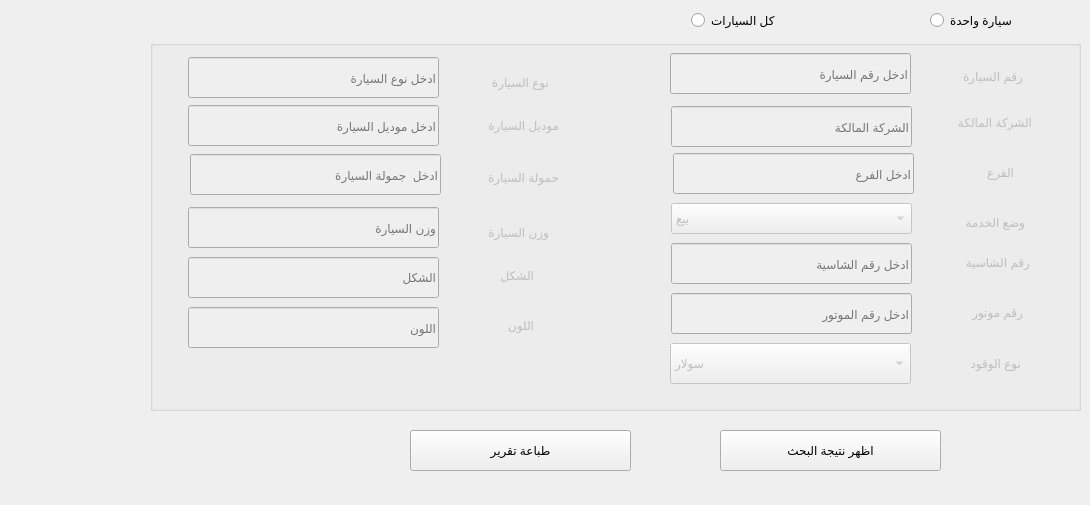
      <widget class="QWidget" name="tab_5">
       <attribute name="title">
        <string>السيارات</string>
       </attribute>
       <widget class="QRadioButton" name="radioButton_3">
        <property name="geometry">
         <rect>
          <x>691</x>
          <y>10</y>
          <width>101</width>
          <height>21</height>
         </rect>
        </property>
        <property name="text">
         <string>كل السيارات</string>
        </property>
       </widget>
       <widget class="QRadioButton" name="radioButton_4">
        <property name="geometry">
         <rect>
          <x>930</x>
          <y>10</y>
          <width>111</width>
          <height>21</height>
         </rect>
        </property>
        <property name="text">
         <string>سيارة واحدة</string>
        </property>
       </widget>
       <widget class="QGroupBox" name="groupBox_22">
        <property name="enabled">
         <bool>false</bool>
        </property>
        <property name="geometry">
         <rect>
          <x>150</x>
          <y>40</y>
          <width>931</width>
          <height>371</height>
         </rect>
        </property>
        <property name="title">
         <string/>
        </property>
        <widget class="QLabel" name="label_62">
         <property name="geometry">
          <rect>
           <x>790</x>
           <y>73</y>
           <width>92</width>
           <height>18</height>
          </rect>
         </property>
         <property name="text">
          <string>الشركة المالكة</string>
         </property>
        </widget>
        <widget class="QLabel" name="label_69">
         <property name="geometry">
          <rect>
           <x>800</x>
           <y>173</y>
           <width>75</width>
           <height>18</height>
          </rect>
         </property>
         <property name="text">
          <string>وضع الخدمة</string>
         </property>
        </widget>
        <widget class="QLabel" name="label_70">
         <property name="geometry">
          <rect>
           <x>318</x>
           <y>227</y>
           <width>66</width>
           <height>17</height>
          </rect>
         </property>
         <property name="text">
          <string>الشكل</string>
         </property>
        </widget>
        <widget class="QLineEdit" name="le_car_load_2">
         <property name="geometry">
          <rect>
           <x>40</x>
           <y>114</y>
           <width>251</width>
           <height>41</height>
          </rect>
         </property>
         <property name="placeholderText">
          <string>ادخل  جمولة السيارة</string>
         </property>
        </widget>
        <widget class="QComboBox" name="cm_full_kind_2">
         <property name="geometry">
          <rect>
           <x>520</x>
           <y>303</y>
           <width>241</width>
           <height>41</height>
          </rect>
         </property>
         <item>
          <property name="text">
           <string>سولار</string>
          </property>
         </item>
         <item>
          <property name="text">
           <string>بنزين </string>
          </property>
         </item>
        </widget>
        <widget class="QLabel" name="label_71">
         <property name="geometry">
          <rect>
           <x>800</x>
           <y>313</y>
           <width>71</width>
           <height>21</height>
          </rect>
         </property>
         <property name="text">
          <string>نوع الوقود</string>
         </property>
        </widget>
        <widget class="QLabel" name="label_72">
         <property name="geometry">
          <rect>
           <x>318</x>
           <y>177</y>
           <width>81</width>
           <height>31</height>
          </rect>
         </property>
         <property name="text">
          <string>وزن السيارة</string>
         </property>
        </widget>
        <widget class="QLabel" name="label_73">
         <property name="geometry">
          <rect>
           <x>328</x>
           <y>27</y>
           <width>71</width>
           <height>31</height>
          </rect>
         </property>
         <property name="text">
          <string>نوع السيارة</string>
         </property>
        </widget>
        <widget class="QLabel" name="label_74">
         <property name="geometry">
          <rect>
           <x>830</x>
           <y>123</y>
           <width>34</width>
           <height>18</height>
          </rect>
         </property>
         <property name="text">
          <string>الفرع</string>
         </property>
        </widget>
        <widget class="QLineEdit" name="le_car_kind_2">
         <property name="geometry">
          <rect>
           <x>38</x>
           <y>17</y>
           <width>251</width>
           <height>41</height>
          </rect>
         </property>
         <property name="placeholderText">
          <string>ادخل نوع السيارة</string>
         </property>
        </widget>
        <widget class="QLabel" name="label_75">
         <property name="geometry">
          <rect>
           <x>318</x>
           <y>277</y>
           <width>66</width>
           <height>17</height>
          </rect>
         </property>
         <property name="text">
          <string>اللون</string>
         </property>
        </widget>
        <widget class="QLabel" name="label_76">
         <property name="geometry">
          <rect>
           <x>800</x>
           <y>27</y>
           <width>73</width>
           <height>18</height>
          </rect>
         </property>
         <property name="text">
          <string>رقم السيارة</string>
         </property>
        </widget>
        <widget class="QLabel" name="label_77">
         <property name="geometry">
          <rect>
           <x>308</x>
           <y>70</y>
           <width>101</width>
           <height>31</height>
          </rect>
         </property>
         <property name="text">
          <string>موديل السيارة</string>
         </property>
        </widget>
        <widget class="QLineEdit" name="le_shaceh_number_2">
         <property name="geometry">
          <rect>
           <x>521</x>
           <y>203</y>
           <width>241</width>
           <height>41</height>
          </rect>
         </property>
         <property name="placeholderText">
          <string>ادخل رقم الشاسية</string>
         </property>
        </widget>
        <widget class="QLineEdit" name="le_car_number_2">
         <property name="geometry">
          <rect>
           <x>520</x>
           <y>13</y>
           <width>241</width>
           <height>41</height>
          </rect>
         </property>
         <property name="placeholderText">
          <string>ادخل رقم السيارة</string>
         </property>
        </widget>
        <widget class="QLineEdit" name="le_car_model_2">
         <property name="geometry">
          <rect>
           <x>38</x>
           <y>65</y>
           <width>251</width>
           <height>41</height>
          </rect>
         </property>
         <property name="placeholderText">
          <string>ادخل موديل السيارة</string>
         </property>
        </widget>
        <widget class="QLabel" name="label_78">
         <property name="geometry">
          <rect>
           <x>800</x>
           <y>213</y>
           <width>80</width>
           <height>18</height>
          </rect>
         </property>
         <property name="text">
          <string>رقم الشاسية</string>
         </property>
        </widget>
        <widget class="QLineEdit" name="le_motor_number_2">
         <property name="geometry">
          <rect>
           <x>521</x>
           <y>253</y>
           <width>241</width>
           <height>41</height>
          </rect>
         </property>
         <property name="placeholderText">
          <string>ادخل رقم الموتور</string>
         </property>
        </widget>
        <widget class="QLineEdit" name="le_shape_2">
         <property name="geometry">
          <rect>
           <x>38</x>
           <y>217</y>
           <width>251</width>
           <height>41</height>
          </rect>
         </property>
         <property name="placeholderText">
          <string>الشكل</string>
         </property>
        </widget>
        <widget class="QLineEdit" name="le_owner_company_2">
         <property name="geometry">
          <rect>
           <x>521</x>
           <y>66</y>
           <width>241</width>
           <height>41</height>
          </rect>
         </property>
         <property name="placeholderText">
          <string>الشركة المالكة</string>
         </property>
        </widget>
        <widget class="QLabel" name="label_79">
         <property name="geometry">
          <rect>
           <x>318</x>
           <y>127</y>
           <width>91</width>
           <height>21</height>
          </rect>
         </property>
         <property name="text">
          <string>حمولة السيارة</string>
         </property>
        </widget>
        <widget class="QLabel" name="label_80">
         <property name="geometry">
          <rect>
           <x>810</x>
           <y>263</y>
           <width>63</width>
           <height>18</height>
          </rect>
         </property>
         <property name="text">
          <string>رقم موتور</string>
         </property>
        </widget>
        <widget class="QLineEdit" name="le_branch_2">
         <property name="geometry">
          <rect>
           <x>523</x>
           <y>113</y>
           <width>241</width>
           <height>41</height>
          </rect>
         </property>
         <property name="placeholderText">
          <string>ادخل الفرع</string>
         </property>
        </widget>
        <widget class="QLineEdit" name="le_car_weight_2">
         <property name="geometry">
          <rect>
           <x>38</x>
           <y>167</y>
           <width>251</width>
           <height>41</height>
          </rect>
         </property>
         <property name="placeholderText">
          <string>وزن السيارة</string>
         </property>
        </widget>
        <widget class="QComboBox" name="cm_service_mode_2">
         <property name="geometry">
          <rect>
           <x>521</x>
           <y>163</y>
           <width>241</width>
           <height>31</height>
          </rect>
         </property>
         <property name="toolTip">
          <string>ادخل وضع الخدمة</string>
         </property>
         <item>
          <property name="text">
           <string>بيع</string>
          </property>
         </item>
         <item>
          <property name="text">
           <string>ملاكي</string>
          </property>
         </item>
         <item>
          <property name="text">
           <string>امداد</string>
          </property>
         </item>
         <item>
          <property name="text">
           <string>خدمة مصنع</string>
          </property>
         </item>
        </widget>
        <widget class="QLineEdit" name="le_color_2">
         <property name="geometry">
          <rect>
           <x>38</x>
           <y>267</y>
           <width>251</width>
           <height>41</height>
          </rect>
         </property>
         <property name="placeholderText">
          <string>اللون</string>
         </property>
        </widget>
       </widget>
       <widget class="QPushButton" name="pushButton_3">
        <property name="geometry">
         <rect>
          <x>410</x>
          <y>430</y>
          <width>221</width>
          <height>41</height>
         </rect>
        </property>
        <property name="text">
         <string>طباعة تقرير</string>
        </property>
       </widget>
       <widget class="QLabel" name="label_141">
        <property name="geometry">
         <rect>
          <x>490</x>
          <y>480</y>
          <width>341</width>
          <height>16</height>
         </rect>
        </property>
        <property name="text">
         <string/>
        </property>
       </widget>
       <widget class="QPushButton" name="pushButton_13">
        <property name="geometry">
         <rect>
          <x>720</x>
          <y>430</y>
          <width>221</width>
          <height>41</height>
         </rect>
        </property>
        <property name="text">
         <string>اظهر نتيجة البحث</string>
        </property>
       </widget>
      </widget>
